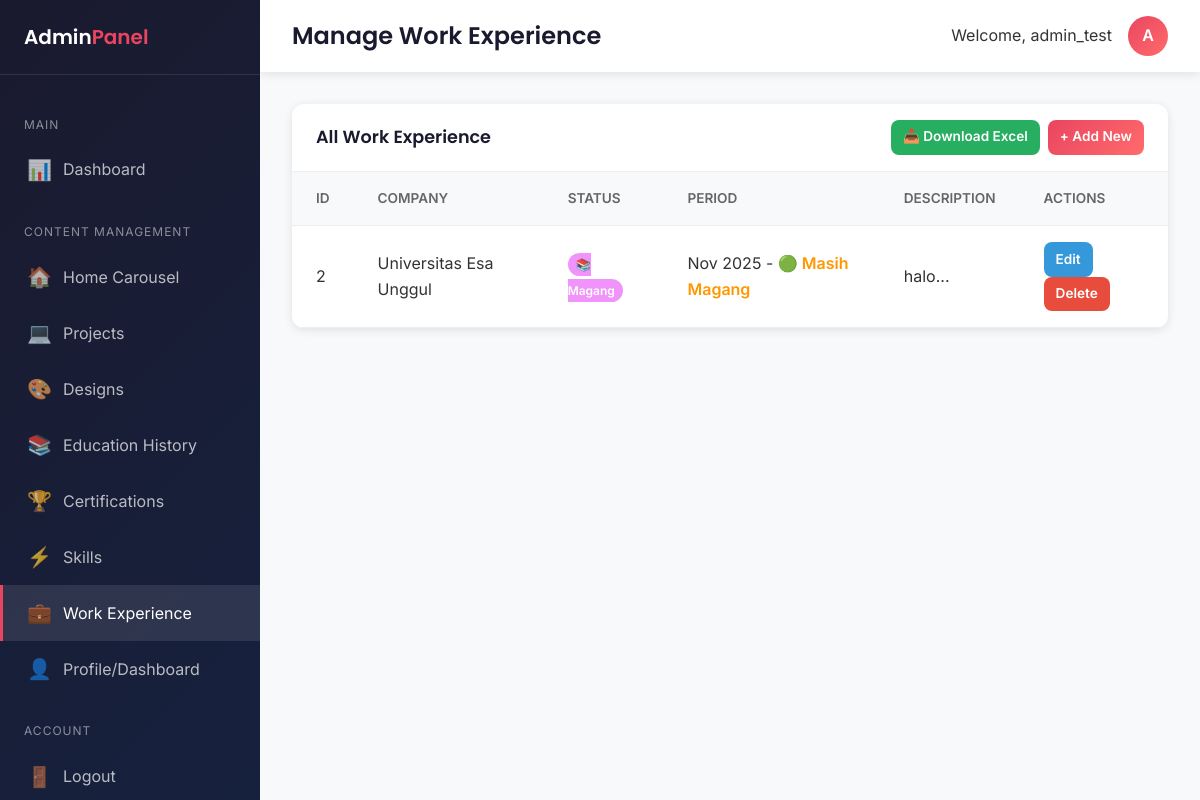
The page /admin/experience/index.php (signed in) on the database its author committed.
### tables this page shows
CREATE TABLE IF NOT EXISTS work_experience_page (
    id INT AUTO_INCREMENT PRIMARY KEY,
    image_activity_work_carrousel TEXT,
    name_company VARCHAR(255),
    date_work_start DATE,
    date_work_end DATE,
    still_working TINYINT(1) DEFAULT 0,
    work_status ENUM('magang', 'kerja') DEFAULT 'kerja',
    activity_description TEXT
);

### admin/experience/index.php (the view, shortened to what this page needs)
<?php
require_once $_SERVER['DOCUMENT_ROOT'] . '/portofolio/config/connect.php';
$items = $pdo->query("SELECT * FROM work_experience_page ORDER BY date_work_start DESC")->fetchAll();
include __DIR__ . '/../includes/header.php';
?>
<div class="data-card">
    <div class="data-card-header">
        <h3>All Work Experience</h3>
        <div style="display: flex; gap: 0.5rem;">
            <a href="export.php" class="btn btn-sm" style="background: #27ae60; color: white;">📥 Download Excel</a>
            <a href="add.php" class="btn btn-add btn-sm">+ Add New</a>
        </div>
    </div>
    <table class="data-table">
        <thead>
            <tr>
                <th>ID</th>
                <th>Company</th>
                <th>Status</th>
                <th>Period</th>
                <th>Description</th>
                <th>Actions</th>
            </tr>
        </thead>
        <tbody>
            <?php if (empty($items)): ?>
                <tr><td colspan="6" style="text-align: center;">No items found</td></tr>
            <?php else: ?>
                <?php foreach ($items as $item): ?>
                    <tr>
                        <td><?php echo $item['id']; ?></td>
                        <td><?php echo htmlspecialchars($item['name_company'] ?? '-'); ?></td>
                        <td>
                            <?php if (!empty($item['work_status'])): ?>
                                <span style="padding: 0.25rem 0.5rem; border-radius: 12px; font-size: 0.75rem; font-weight: 600;
                                    background: <?php echo $item['work_status'] === 'magang' ? '#f093fb' : '#667eea'; ?>; color: white;">
                                    <?php echo $item['work_status'] === 'magang' ? '📚 Magang' : '💼 Kerja'; ?>
                                </span>
                            <?php else: ?>
                                -
                            <?php endif; ?>
                        </td>
                        <td>
                            <?php
                            $start = !empty($item['date_work_start']) ? date('M Y', strtotime($item['date_work_start'])) : '-';
                            if (!empty($item['still_working']) && $item['still_working'] == 1) {
                                if ($item['work_status'] === 'magang') {
                                    $end = '<span style="color: #ff9800; font-weight: 600;">🟢 Masih Magang</span>';
                                } else {
                                    $end = '<span style="color: #4caf50; font-weight: 600;">🟢 Masih Bekerja</span>';
                                }
                            } elseif (!empty($item['date_work_end'])) {
                                $end = date('M Y', strtotime($item['date_work_end']));
                            } else {
                                $end = '-';
                            }
                            echo $start . ' - ' . $end;
                            ?>
                        </td>
                        <td><?php echo htmlspecialchars(substr($item['activity_description'] ?? '', 0, 50)) . '...'; ?></td>
                        <td>
                            <a href="edit.php?id=<?php echo $item['id']; ?>" class="btn btn-edit btn-sm">Edit</a>
                            <a href="index.php?delete=<?php echo $item['id']; ?>" class="btn btn-delete btn-sm" onclick="return confirm('Are you sure?')">Delete</a>
                        </td>
                    </tr>
                <?php endforeach; ?>
            <?php endif; ?>
        </tbody>
    </table>
</div>
<?php include __DIR__ . '/../includes/footer.php'; ?>

### assets/css/style.css (style rules this page uses)
:root { --primary: #1a1a2e; --secondary: #16213e; --accent: #e94560; --accent-light: #ff6b6b; --light: #f8f9fa; --dark: #0f0f1a; --text-primary: #333333; --text-secondary: #666666; --text-light: #999999; --white: #ffffff; --border: rgba(255, 255, 255, 0.1); --gradient-primary: linear-gradient(135deg, #1a1a2e 0%, #16213e 100%); --gradient-accent: linear-gradient(135deg, #e94560 0%, #ff6b6b 100%); --gradient-dark: linear-gradient(180deg, #0f0f1a 0%, #1a1a2e 100%); --font-heading: 'Poppins', sans-serif; --font-body: 'Inter', sans-serif; --spacing-xs: 0.5rem; --spacing-sm: 1rem; --spacing-md: 1.5rem; --spacing-lg: 2rem; --spacing-xl: 3rem; --spacing-xxl: 5rem; --radius-sm: 8px; --radius-md: 12px; --radius-lg: 20px; --radius-full: 50%; --shadow-sm: 0 2px 10px rgba(0, 0, 0, 0.1); --shadow-md: 0 4px 20px rgba(0, 0, 0, 0.15); --shadow-lg: 0 10px 40px rgba(0, 0, 0, 0.2); --shadow-accent: 0 4px 20px rgba(233, 69, 96, 0.3); --transition-fast: 0.2s ease; --transition-normal: 0.3s ease; --transition-slow: 0.5s ease; }
*, *::before, *::after { margin: 0; padding: 0; box-sizing: border-box; }
html { scroll-behavior: smooth; }
body { font-family: var(--font-body); font-size: 16px; line-height: 1.6; color: var(--text-primary); background: var(--light); overflow-x: hidden; }
a { text-decoration: none; color: inherit; transition: var(--transition-fast); }
h1, h2, h3, h4, h5, h6 { font-family: var(--font-heading); font-weight: 600; line-height: 1.3; color: var(--primary); }
h3 { font-size: clamp(1.5rem, 3vw, 2rem); }
.btn { display: inline-flex; align-items: center; gap: var(--spacing-xs); padding: var(--spacing-sm) var(--spacing-lg); border-radius: var(--radius-sm); font-family: var(--font-body); font-weight: 600; font-size: 1rem; cursor: pointer; border: none; transition: var(--transition-normal); }

### admin/assets/css/admin.css (style rules this page uses)
.data-card { background: var(--white); border-radius: var(--radius-md); box-shadow: var(--shadow-sm); overflow: hidden; }
.data-card-header { padding: 1rem 1.5rem; border-bottom: 1px solid #eee; display: flex; justify-content: space-between; align-items: center; }
.data-card-header h3 { margin: 0; font-size: 1.1rem; }
.data-table { width: 100%; border-collapse: collapse; }
.data-table th, .data-table td { padding: 1rem 1.5rem; text-align: left; border-bottom: 1px solid #eee; }
.data-table th { background: var(--light); font-weight: 600; color: var(--text-secondary); font-size: 0.85rem; text-transform: uppercase; }
.btn-sm { padding: 0.4rem 0.75rem; font-size: 0.85rem; }
.btn-edit { background: #3498db; color: var(--white); }
.btn-delete { background: #e74c3c; color: var(--white); }
.btn-add { background: var(--gradient-accent); color: var(--white); }

### rows shown on the page
work_experience_page: id "2", name_company "Universitas Esa Unggul", work_status "📚 Magang", date_work_start "Nov 2025", activity_description "halo"

### other values the page prints
$pageTitle "Manage Work Experience"
$_SESSION['admin_username'] "admin_test"
substr($_SESSION['admin_username'] ?? 'A', 0, 1) "A"
